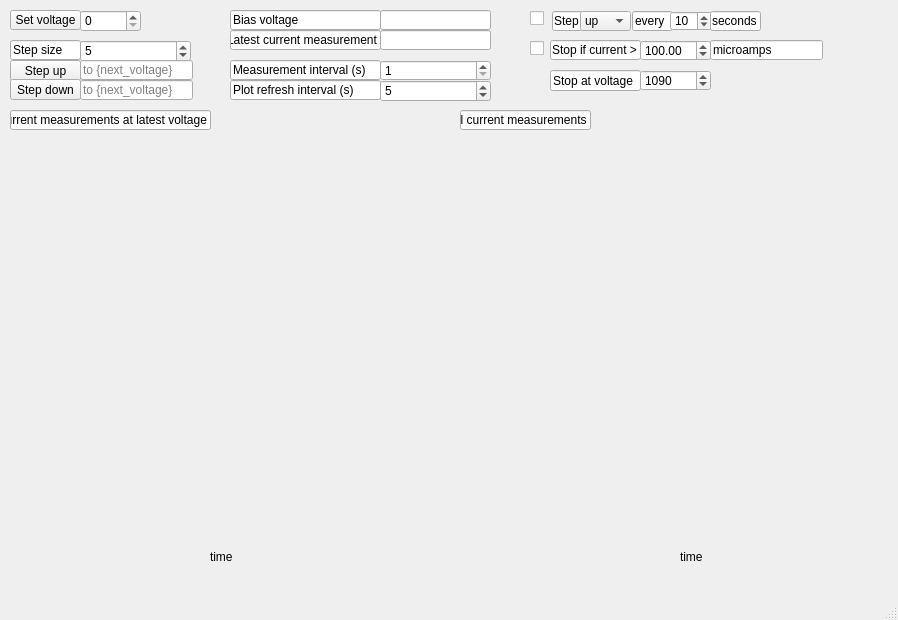
<?xml version="1.0" encoding="UTF-8"?>
<ui version="4.0">
 <class>MainWindow</class>
 <widget class="QMainWindow" name="MainWindow">
  <property name="geometry">
   <rect>
    <x>0</x>
    <y>0</y>
    <width>898</width>
    <height>620</height>
   </rect>
  </property>
  <property name="windowTitle">
   <string>MainWindow</string>
  </property>
  <widget class="QWidget" name="centralwidget">
   <widget class="QLineEdit" name="lineEdit">
    <property name="geometry">
     <rect>
      <x>230</x>
      <y>10</y>
      <width>151</width>
      <height>20</height>
     </rect>
    </property>
    <property name="text">
     <string>Bias voltage</string>
    </property>
    <property name="readOnly">
     <bool>true</bool>
    </property>
   </widget>
   <widget class="QLineEdit" name="lineEdit_2">
    <property name="geometry">
     <rect>
      <x>230</x>
      <y>30</y>
      <width>151</width>
      <height>20</height>
     </rect>
    </property>
    <property name="text">
     <string>Latest current measurement</string>
    </property>
    <property name="readOnly">
     <bool>true</bool>
    </property>
   </widget>
   <widget class="QLineEdit" name="lblBiasVoltage">
    <property name="geometry">
     <rect>
      <x>380</x>
      <y>10</y>
      <width>111</width>
      <height>20</height>
     </rect>
    </property>
    <property name="readOnly">
     <bool>true</bool>
    </property>
   </widget>
   <widget class="QLineEdit" name="lblCurrentMeasurement">
    <property name="geometry">
     <rect>
      <x>380</x>
      <y>30</y>
      <width>111</width>
      <height>20</height>
     </rect>
    </property>
    <property name="readOnly">
     <bool>true</bool>
    </property>
   </widget>
   <widget class="QPushButton" name="btnSetVoltage">
    <property name="geometry">
     <rect>
      <x>10</x>
      <y>10</y>
      <width>71</width>
      <height>20</height>
     </rect>
    </property>
    <property name="text">
     <string>Set voltage</string>
    </property>
   </widget>
   <widget class="QSpinBox" name="sbSetVoltage">
    <property name="geometry">
     <rect>
      <x>80</x>
      <y>10</y>
      <width>61</width>
      <height>22</height>
     </rect>
    </property>
    <property name="maximum">
     <number>1100</number>
    </property>
    <property name="singleStep">
     <number>5</number>
    </property>
   </widget>
   <widget class="QPushButton" name="btnStepUp">
    <property name="geometry">
     <rect>
      <x>10</x>
      <y>60</y>
      <width>71</width>
      <height>21</height>
     </rect>
    </property>
    <property name="text">
     <string>Step up</string>
    </property>
   </widget>
   <widget class="QPushButton" name="btnStepDown">
    <property name="geometry">
     <rect>
      <x>10</x>
      <y>79</y>
      <width>71</width>
      <height>21</height>
     </rect>
    </property>
    <property name="text">
     <string>Step down</string>
    </property>
   </widget>
   <widget class="QLineEdit" name="lblStepUp">
    <property name="geometry">
     <rect>
      <x>80</x>
      <y>60</y>
      <width>113</width>
      <height>20</height>
     </rect>
    </property>
    <property name="readOnly">
     <bool>true</bool>
    </property>
    <property name="placeholderText">
     <string>to {next_voltage}</string>
    </property>
   </widget>
   <widget class="QLineEdit" name="lblStepDown">
    <property name="geometry">
     <rect>
      <x>80</x>
      <y>80</y>
      <width>113</width>
      <height>20</height>
     </rect>
    </property>
    <property name="readOnly">
     <bool>true</bool>
    </property>
    <property name="placeholderText">
     <string>to {next_voltage}</string>
    </property>
   </widget>
   <widget class="QLineEdit" name="lineEdit_5">
    <property name="geometry">
     <rect>
      <x>10</x>
      <y>40</y>
      <width>71</width>
      <height>20</height>
     </rect>
    </property>
    <property name="text">
     <string>Step size</string>
    </property>
    <property name="readOnly">
     <bool>true</bool>
    </property>
   </widget>
   <widget class="QSpinBox" name="sbStepSize">
    <property name="geometry">
     <rect>
      <x>80</x>
      <y>40</y>
      <width>111</width>
      <height>22</height>
     </rect>
    </property>
    <property name="maximum">
     <number>25</number>
    </property>
    <property name="value">
     <number>5</number>
    </property>
   </widget>
   <widget class="QLineEdit" name="lineEdit_3">
    <property name="geometry">
     <rect>
      <x>230</x>
      <y>60</y>
      <width>151</width>
      <height>20</height>
     </rect>
    </property>
    <property name="text">
     <string>Measurement interval (s)</string>
    </property>
    <property name="readOnly">
     <bool>true</bool>
    </property>
   </widget>
   <widget class="QSpinBox" name="sbMeasurementInterval">
    <property name="geometry">
     <rect>
      <x>380</x>
      <y>60</y>
      <width>111</width>
      <height>21</height>
     </rect>
    </property>
    <property name="minimum">
     <number>1</number>
    </property>
    <property name="maximum">
     <number>60</number>
    </property>
    <property name="value">
     <number>1</number>
    </property>
   </widget>
   <widget class="QWidget" name="verticalLayoutWidget">
    <property name="geometry">
     <rect>
      <x>10</x>
      <y>130</y>
      <width>431</width>
      <height>421</height>
     </rect>
    </property>
    <layout class="QVBoxLayout" name="vlGraphLatestV"/>
   </widget>
   <widget class="QWidget" name="verticalLayoutWidget_2">
    <property name="geometry">
     <rect>
      <x>460</x>
      <y>130</y>
      <width>431</width>
      <height>421</height>
     </rect>
    </property>
    <layout class="QVBoxLayout" name="vlGraphAllV"/>
   </widget>
   <widget class="QLineEdit" name="lineEdit_4">
    <property name="geometry">
     <rect>
      <x>230</x>
      <y>80</y>
      <width>151</width>
      <height>20</height>
     </rect>
    </property>
    <property name="text">
     <string>Plot refresh interval (s)</string>
    </property>
    <property name="readOnly">
     <bool>true</bool>
    </property>
   </widget>
   <widget class="QSpinBox" name="sbPlotRefreshInterval">
    <property name="geometry">
     <rect>
      <x>380</x>
      <y>80</y>
      <width>111</width>
      <height>22</height>
     </rect>
    </property>
    <property name="minimum">
     <number>1</number>
    </property>
    <property name="maximum">
     <number>60</number>
    </property>
    <property name="value">
     <number>5</number>
    </property>
   </widget>
   <widget class="QLineEdit" name="lineEdit_6">
    <property name="geometry">
     <rect>
      <x>10</x>
      <y>110</y>
      <width>201</width>
      <height>20</height>
     </rect>
    </property>
    <property name="text">
     <string>Current measurements at latest voltage</string>
    </property>
    <property name="dragEnabled">
     <bool>false</bool>
    </property>
    <property name="readOnly">
     <bool>true</bool>
    </property>
   </widget>
   <widget class="QLineEdit" name="lineEdit_7">
    <property name="geometry">
     <rect>
      <x>460</x>
      <y>110</y>
      <width>131</width>
      <height>20</height>
     </rect>
    </property>
    <property name="text">
     <string>All current measurements</string>
    </property>
    <property name="dragEnabled">
     <bool>false</bool>
    </property>
    <property name="readOnly">
     <bool>true</bool>
    </property>
   </widget>
   <widget class="QLabel" name="label">
    <property name="geometry">
     <rect>
      <x>210</x>
      <y>550</y>
      <width>47</width>
      <height>13</height>
     </rect>
    </property>
    <property name="text">
     <string>time</string>
    </property>
   </widget>
   <widget class="QLabel" name="label_2">
    <property name="geometry">
     <rect>
      <x>680</x>
      <y>550</y>
      <width>47</width>
      <height>13</height>
     </rect>
    </property>
    <property name="text">
     <string>time</string>
    </property>
   </widget>
   <widget class="QCheckBox" name="cbAutoStep">
    <property name="geometry">
     <rect>
      <x>530</x>
      <y>10</y>
      <width>16</width>
      <height>16</height>
     </rect>
    </property>
    <property name="text">
     <string/>
    </property>
   </widget>
   <widget class="QLineEdit" name="lineEdit_8">
    <property name="geometry">
     <rect>
      <x>552</x>
      <y>11</y>
      <width>31</width>
      <height>20</height>
     </rect>
    </property>
    <property name="text">
     <string>Step</string>
    </property>
    <property name="readOnly">
     <bool>true</bool>
    </property>
   </widget>
   <widget class="QComboBox" name="ddAutoDir">
    <property name="geometry">
     <rect>
      <x>580</x>
      <y>11</y>
      <width>51</width>
      <height>20</height>
     </rect>
    </property>
    <item>
     <property name="text">
      <string>up</string>
     </property>
    </item>
    <item>
     <property name="text">
      <string>down</string>
     </property>
    </item>
   </widget>
   <widget class="QLineEdit" name="lineEdit_9">
    <property name="geometry">
     <rect>
      <x>632</x>
      <y>11</y>
      <width>41</width>
      <height>20</height>
     </rect>
    </property>
    <property name="text">
     <string>every</string>
    </property>
    <property name="readOnly">
     <bool>true</bool>
    </property>
   </widget>
   <widget class="QSpinBox" name="sbAutoStepInterval">
    <property name="geometry">
     <rect>
      <x>670</x>
      <y>11</y>
      <width>42</width>
      <height>20</height>
     </rect>
    </property>
    <property name="minimum">
     <number>1</number>
    </property>
    <property name="maximum">
     <number>36000</number>
    </property>
    <property name="value">
     <number>10</number>
    </property>
   </widget>
   <widget class="QLineEdit" name="lineEdit_10">
    <property name="geometry">
     <rect>
      <x>710</x>
      <y>11</y>
      <width>51</width>
      <height>20</height>
     </rect>
    </property>
    <property name="text">
     <string>seconds</string>
    </property>
    <property name="readOnly">
     <bool>true</bool>
    </property>
   </widget>
   <widget class="QLineEdit" name="lineEdit_11">
    <property name="geometry">
     <rect>
      <x>550</x>
      <y>70</y>
      <width>91</width>
      <height>21</height>
     </rect>
    </property>
    <property name="text">
     <string>Stop at voltage</string>
    </property>
    <property name="readOnly">
     <bool>true</bool>
    </property>
   </widget>
   <widget class="QSpinBox" name="sbAutoVoltageStop">
    <property name="geometry">
     <rect>
      <x>640</x>
      <y>70</y>
      <width>71</width>
      <height>21</height>
     </rect>
    </property>
    <property name="maximum">
     <number>1100</number>
    </property>
    <property name="singleStep">
     <number>1</number>
    </property>
    <property name="value">
     <number>1090</number>
    </property>
   </widget>
   <widget class="QLineEdit" name="lineEdit_12">
    <property name="geometry">
     <rect>
      <x>550</x>
      <y>40</y>
      <width>91</width>
      <height>20</height>
     </rect>
    </property>
    <property name="text">
     <string>Stop if current &gt;</string>
    </property>
    <property name="readOnly">
     <bool>true</bool>
    </property>
   </widget>
   <widget class="QDoubleSpinBox" name="sbAutoMaxCurrent">
    <property name="geometry">
     <rect>
      <x>640</x>
      <y>40</y>
      <width>71</width>
      <height>21</height>
     </rect>
    </property>
    <property name="maximum">
     <double>1050.000000000000000</double>
    </property>
    <property name="value">
     <double>100.000000000000000</double>
    </property>
   </widget>
   <widget class="QLineEdit" name="lineEdit_13">
    <property name="geometry">
     <rect>
      <x>710</x>
      <y>40</y>
      <width>113</width>
      <height>20</height>
     </rect>
    </property>
    <property name="text">
     <string>microamps</string>
    </property>
    <property name="readOnly">
     <bool>true</bool>
    </property>
   </widget>
   <widget class="QCheckBox" name="cbAutoMaxCurrent">
    <property name="geometry">
     <rect>
      <x>530</x>
      <y>40</y>
      <width>16</width>
      <height>17</height>
     </rect>
    </property>
    <property name="text">
     <string/>
    </property>
   </widget>
  </widget>
  <widget class="QMenuBar" name="menubar">
   <property name="geometry">
    <rect>
     <x>0</x>
     <y>0</y>
     <width>898</width>
     <height>21</height>
    </rect>
   </property>
  </widget>
  <widget class="QStatusBar" name="statusbar"/>
 </widget>
 <resources/>
 <connections/>
</ui>
